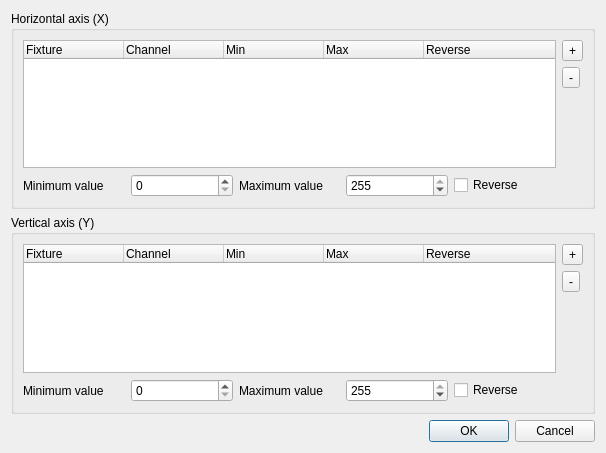
<ui version="4.0" >
 <class>VCXYPadProperties</class>
 <widget class="QDialog" name="VCXYPadProperties" >
  <property name="geometry" >
   <rect>
    <x>0</x>
    <y>0</y>
    <width>606</width>
    <height>453</height>
   </rect>
  </property>
  <property name="windowTitle" >
   <string>XY Pad Properties</string>
  </property>
  <layout class="QVBoxLayout" >
   <item>
    <widget class="QGroupBox" name="m_horizontalGroup" >
     <property name="title" >
      <string>Horizontal axis (X)</string>
     </property>
     <layout class="QGridLayout" >
      <item row="0" column="0" >
       <widget class="QTreeWidget" name="m_listX" >
        <column>
         <property name="text" >
          <string>Fixture</string>
         </property>
        </column>
        <column>
         <property name="text" >
          <string>Channel</string>
         </property>
        </column>
        <column>
         <property name="text" >
          <string>Min</string>
         </property>
        </column>
        <column>
         <property name="text" >
          <string>Max</string>
         </property>
        </column>
        <column>
         <property name="text" >
          <string>Reverse</string>
         </property>
        </column>
       </widget>
      </item>
      <item row="0" column="1" >
       <layout class="QVBoxLayout" >
        <item>
         <widget class="QToolButton" name="m_addX" >
          <property name="toolTip" >
           <string>Add a channel to this pad's X axis</string>
          </property>
          <property name="text" >
           <string>+</string>
          </property>
         </widget>
        </item>
        <item>
         <widget class="QToolButton" name="m_removeX" >
          <property name="toolTip" >
           <string>Remove the selected channel from this pad's X axis</string>
          </property>
          <property name="text" >
           <string>-</string>
          </property>
         </widget>
        </item>
        <item>
         <spacer>
          <property name="orientation" >
           <enum>Qt::Vertical</enum>
          </property>
          <property name="sizeHint" stdset="0" >
           <size>
            <width>20</width>
            <height>40</height>
           </size>
          </property>
         </spacer>
        </item>
       </layout>
      </item>
      <item row="1" column="0" >
       <layout class="QHBoxLayout" >
        <item>
         <widget class="QLabel" name="m_minXLabel" >
          <property name="text" >
           <string>Minimum value</string>
          </property>
         </widget>
        </item>
        <item>
         <widget class="QSpinBox" name="m_minXSpin" >
          <property name="toolTip" >
           <string>Lowest value for the selected channel on the X axis</string>
          </property>
          <property name="maximum" >
           <number>255</number>
          </property>
         </widget>
        </item>
        <item>
         <widget class="QLabel" name="m_maxXLabel" >
          <property name="text" >
           <string>Maximum value</string>
          </property>
         </widget>
        </item>
        <item>
         <widget class="QSpinBox" name="m_maxXSpin" >
          <property name="toolTip" >
           <string>Highest value for the selected channel on the X axis</string>
          </property>
          <property name="maximum" >
           <number>255</number>
          </property>
          <property name="value" >
           <number>255</number>
          </property>
         </widget>
        </item>
        <item>
         <widget class="QCheckBox" name="m_reverseX" >
          <property name="toolTip" >
           <string>Reverse the selected channel's X axis</string>
          </property>
          <property name="text" >
           <string>Reverse</string>
          </property>
         </widget>
        </item>
       </layout>
      </item>
     </layout>
    </widget>
   </item>
   <item>
    <widget class="QGroupBox" name="m_verticalGroup" >
     <property name="title" >
      <string>Vertical axis (Y)</string>
     </property>
     <layout class="QGridLayout" >
      <item row="0" column="0" >
       <widget class="QTreeWidget" name="m_listY" >
        <column>
         <property name="text" >
          <string>Fixture</string>
         </property>
        </column>
        <column>
         <property name="text" >
          <string>Channel</string>
         </property>
        </column>
        <column>
         <property name="text" >
          <string>Min</string>
         </property>
        </column>
        <column>
         <property name="text" >
          <string>Max</string>
         </property>
        </column>
        <column>
         <property name="text" >
          <string>Reverse</string>
         </property>
        </column>
       </widget>
      </item>
      <item row="0" column="1" >
       <layout class="QVBoxLayout" >
        <item>
         <widget class="QToolButton" name="m_addY" >
          <property name="toolTip" >
           <string>Add a channel to this pad's Y axis</string>
          </property>
          <property name="text" >
           <string>+</string>
          </property>
         </widget>
        </item>
        <item>
         <widget class="QToolButton" name="m_removeY" >
          <property name="toolTip" >
           <string>Remove the selected channel from this pad's Y axis</string>
          </property>
          <property name="text" >
           <string>-</string>
          </property>
         </widget>
        </item>
        <item>
         <spacer>
          <property name="orientation" >
           <enum>Qt::Vertical</enum>
          </property>
          <property name="sizeHint" stdset="0" >
           <size>
            <width>20</width>
            <height>40</height>
           </size>
          </property>
         </spacer>
        </item>
       </layout>
      </item>
      <item row="1" column="0" >
       <layout class="QHBoxLayout" >
        <item>
         <widget class="QLabel" name="m_minYLabel" >
          <property name="text" >
           <string>Minimum value</string>
          </property>
         </widget>
        </item>
        <item>
         <widget class="QSpinBox" name="m_minYSpin" >
          <property name="toolTip" >
           <string>Lowest value for the selected channel on the Y axis</string>
          </property>
          <property name="maximum" >
           <number>255</number>
          </property>
         </widget>
        </item>
        <item>
         <widget class="QLabel" name="m_maxYLabel" >
          <property name="text" >
           <string>Maximum value</string>
          </property>
         </widget>
        </item>
        <item>
         <widget class="QSpinBox" name="m_maxYSpin" >
          <property name="toolTip" >
           <string>Highest value for the selected channel on the Y axis</string>
          </property>
          <property name="maximum" >
           <number>255</number>
          </property>
          <property name="value" >
           <number>255</number>
          </property>
         </widget>
        </item>
        <item>
         <widget class="QCheckBox" name="m_reverseY" >
          <property name="toolTip" >
           <string>Reverse the selected channel's Y axis</string>
          </property>
          <property name="text" >
           <string>Reverse</string>
          </property>
         </widget>
        </item>
       </layout>
      </item>
     </layout>
    </widget>
   </item>
   <item>
    <widget class="QDialogButtonBox" name="m_buttonBox" >
     <property name="orientation" >
      <enum>Qt::Horizontal</enum>
     </property>
     <property name="standardButtons" >
      <set>QDialogButtonBox::Cancel|QDialogButtonBox::Ok</set>
     </property>
    </widget>
   </item>
  </layout>
 </widget>
 <resources/>
 <connections>
  <connection>
   <sender>m_buttonBox</sender>
   <signal>accepted()</signal>
   <receiver>VCXYPadProperties</receiver>
   <slot>accept()</slot>
   <hints>
    <hint type="sourcelabel" >
     <x>248</x>
     <y>254</y>
    </hint>
    <hint type="destinationlabel" >
     <x>157</x>
     <y>274</y>
    </hint>
   </hints>
  </connection>
  <connection>
   <sender>m_buttonBox</sender>
   <signal>rejected()</signal>
   <receiver>VCXYPadProperties</receiver>
   <slot>reject()</slot>
   <hints>
    <hint type="sourcelabel" >
     <x>316</x>
     <y>260</y>
    </hint>
    <hint type="destinationlabel" >
     <x>286</x>
     <y>274</y>
    </hint>
   </hints>
  </connection>
 </connections>
</ui>
